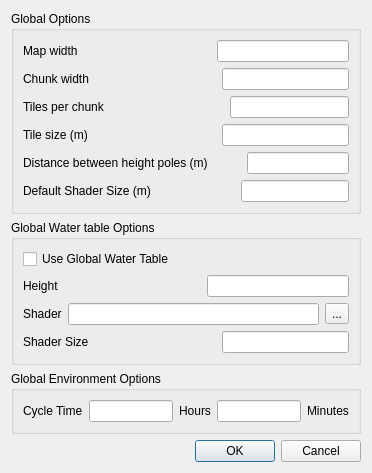
<?xml version="1.0" encoding="UTF-8"?>
<ui version="4.0">
 <class>MapOptions</class>
 <widget class="QDialog" name="MapOptions">
  <property name="geometry">
   <rect>
    <x>0</x>
    <y>0</y>
    <width>372</width>
    <height>443</height>
   </rect>
  </property>
  <property name="windowTitle">
   <string>Map Options</string>
  </property>
  <layout class="QVBoxLayout" name="verticalLayout">
   <item>
    <widget class="QGroupBox" name="groupBox">
     <property name="title">
      <string>Global Options</string>
     </property>
     <layout class="QVBoxLayout" name="verticalLayout_2">
      <item>
       <layout class="QHBoxLayout" name="horizontalLayout_2">
        <item>
         <widget class="QLabel" name="label">
          <property name="text">
           <string>Map width</string>
          </property>
         </widget>
        </item>
        <item>
         <spacer name="horizontalSpacer">
          <property name="orientation">
           <enum>Qt::Horizontal</enum>
          </property>
          <property name="sizeHint" stdset="0">
           <size>
            <width>40</width>
            <height>20</height>
           </size>
          </property>
         </spacer>
        </item>
        <item>
         <widget class="QLineEdit" name="mapWidth"/>
        </item>
       </layout>
      </item>
      <item>
       <layout class="QHBoxLayout" name="horizontalLayout_3">
        <item>
         <widget class="QLabel" name="label_2">
          <property name="text">
           <string>Chunk width</string>
          </property>
         </widget>
        </item>
        <item>
         <spacer name="horizontalSpacer_2">
          <property name="orientation">
           <enum>Qt::Horizontal</enum>
          </property>
          <property name="sizeHint" stdset="0">
           <size>
            <width>40</width>
            <height>20</height>
           </size>
          </property>
         </spacer>
        </item>
        <item>
         <widget class="QLineEdit" name="chunkWidth"/>
        </item>
       </layout>
      </item>
      <item>
       <layout class="QHBoxLayout" name="horizontalLayout_4">
        <item>
         <widget class="QLabel" name="label_3">
          <property name="text">
           <string>Tiles per chunk</string>
          </property>
         </widget>
        </item>
        <item>
         <spacer name="horizontalSpacer_3">
          <property name="orientation">
           <enum>Qt::Horizontal</enum>
          </property>
          <property name="sizeHint" stdset="0">
           <size>
            <width>40</width>
            <height>20</height>
           </size>
          </property>
         </spacer>
        </item>
        <item>
         <widget class="QLineEdit" name="tilesPerChunk"/>
        </item>
       </layout>
      </item>
      <item>
       <layout class="QHBoxLayout" name="horizontalLayout_5">
        <item>
         <widget class="QLabel" name="label_4">
          <property name="text">
           <string>Tile size (m)</string>
          </property>
         </widget>
        </item>
        <item>
         <spacer name="horizontalSpacer_4">
          <property name="orientation">
           <enum>Qt::Horizontal</enum>
          </property>
          <property name="sizeHint" stdset="0">
           <size>
            <width>40</width>
            <height>20</height>
           </size>
          </property>
         </spacer>
        </item>
        <item>
         <widget class="QLineEdit" name="tileSize"/>
        </item>
       </layout>
      </item>
      <item>
       <layout class="QHBoxLayout" name="horizontalLayout_6">
        <item>
         <widget class="QLabel" name="label_5">
          <property name="text">
           <string>Distance between height poles (m)</string>
          </property>
         </widget>
        </item>
        <item>
         <spacer name="horizontalSpacer_5">
          <property name="orientation">
           <enum>Qt::Horizontal</enum>
          </property>
          <property name="sizeHint" stdset="0">
           <size>
            <width>40</width>
            <height>20</height>
           </size>
          </property>
         </spacer>
        </item>
        <item>
         <widget class="QLineEdit" name="heightVariance"/>
        </item>
       </layout>
      </item>
      <item>
       <layout class="QHBoxLayout" name="horizontalLayout_7">
        <item>
         <widget class="QLabel" name="label_6">
          <property name="text">
           <string>Default Shader Size (m)</string>
          </property>
         </widget>
        </item>
        <item>
         <spacer name="horizontalSpacer_6">
          <property name="orientation">
           <enum>Qt::Horizontal</enum>
          </property>
          <property name="sizeHint" stdset="0">
           <size>
            <width>40</width>
            <height>20</height>
           </size>
          </property>
         </spacer>
        </item>
        <item>
         <widget class="QLineEdit" name="defaultShaderSize"/>
        </item>
       </layout>
      </item>
     </layout>
    </widget>
   </item>
   <item>
    <widget class="QGroupBox" name="groupBox_2">
     <property name="title">
      <string>Global Water table Options</string>
     </property>
     <layout class="QVBoxLayout" name="verticalLayout_3">
      <item>
       <widget class="QCheckBox" name="useGlobalWaterHeightBox">
        <property name="text">
         <string>Use Global Water Table</string>
        </property>
       </widget>
      </item>
      <item>
       <layout class="QHBoxLayout" name="horizontalLayout_8">
        <item>
         <widget class="QLabel" name="label_7">
          <property name="text">
           <string>Height</string>
          </property>
         </widget>
        </item>
        <item>
         <spacer name="horizontalSpacer_7">
          <property name="orientation">
           <enum>Qt::Horizontal</enum>
          </property>
          <property name="sizeHint" stdset="0">
           <size>
            <width>40</width>
            <height>20</height>
           </size>
          </property>
         </spacer>
        </item>
        <item>
         <widget class="QLineEdit" name="globalWaterHeight"/>
        </item>
       </layout>
      </item>
      <item>
       <layout class="QHBoxLayout" name="horizontalLayout_9">
        <item>
         <widget class="QLabel" name="label_8">
          <property name="text">
           <string>Shader</string>
          </property>
         </widget>
        </item>
        <item>
         <widget class="QLineEdit" name="waterShader"/>
        </item>
        <item>
         <widget class="QToolButton" name="toolButton">
          <property name="text">
           <string>...</string>
          </property>
         </widget>
        </item>
       </layout>
      </item>
      <item>
       <layout class="QHBoxLayout" name="horizontalLayout_10">
        <item>
         <widget class="QLabel" name="label_9">
          <property name="text">
           <string>Shader Size</string>
          </property>
         </widget>
        </item>
        <item>
         <spacer name="horizontalSpacer_8">
          <property name="orientation">
           <enum>Qt::Horizontal</enum>
          </property>
          <property name="sizeHint" stdset="0">
           <size>
            <width>40</width>
            <height>20</height>
           </size>
          </property>
         </spacer>
        </item>
        <item>
         <widget class="QLineEdit" name="waterShaderSize"/>
        </item>
       </layout>
      </item>
     </layout>
    </widget>
   </item>
   <item>
    <widget class="QGroupBox" name="groupBox_3">
     <property name="title">
      <string>Global Environment Options</string>
     </property>
     <layout class="QVBoxLayout" name="verticalLayout_4">
      <item>
       <layout class="QHBoxLayout" name="horizontalLayout_11">
        <item>
         <widget class="QLabel" name="label_10">
          <property name="text">
           <string>Cycle Time</string>
          </property>
         </widget>
        </item>
        <item>
         <widget class="QLineEdit" name="cycleHours"/>
        </item>
        <item>
         <widget class="QLabel" name="label_11">
          <property name="text">
           <string>Hours</string>
          </property>
         </widget>
        </item>
        <item>
         <widget class="QLineEdit" name="cycleMins"/>
        </item>
        <item>
         <widget class="QLabel" name="label_12">
          <property name="text">
           <string>Minutes</string>
          </property>
         </widget>
        </item>
       </layout>
      </item>
     </layout>
    </widget>
   </item>
   <item>
    <widget class="QDialogButtonBox" name="buttonBox">
     <property name="orientation">
      <enum>Qt::Horizontal</enum>
     </property>
     <property name="standardButtons">
      <set>QDialogButtonBox::Cancel|QDialogButtonBox::Ok</set>
     </property>
    </widget>
   </item>
  </layout>
 </widget>
 <resources/>
 <connections>
  <connection>
   <sender>buttonBox</sender>
   <signal>accepted()</signal>
   <receiver>MapOptions</receiver>
   <slot>accept()</slot>
   <hints>
    <hint type="sourcelabel">
     <x>248</x>
     <y>254</y>
    </hint>
    <hint type="destinationlabel">
     <x>157</x>
     <y>274</y>
    </hint>
   </hints>
  </connection>
  <connection>
   <sender>buttonBox</sender>
   <signal>rejected()</signal>
   <receiver>MapOptions</receiver>
   <slot>reject()</slot>
   <hints>
    <hint type="sourcelabel">
     <x>316</x>
     <y>260</y>
    </hint>
    <hint type="destinationlabel">
     <x>286</x>
     <y>274</y>
    </hint>
   </hints>
  </connection>
 </connections>
</ui>
